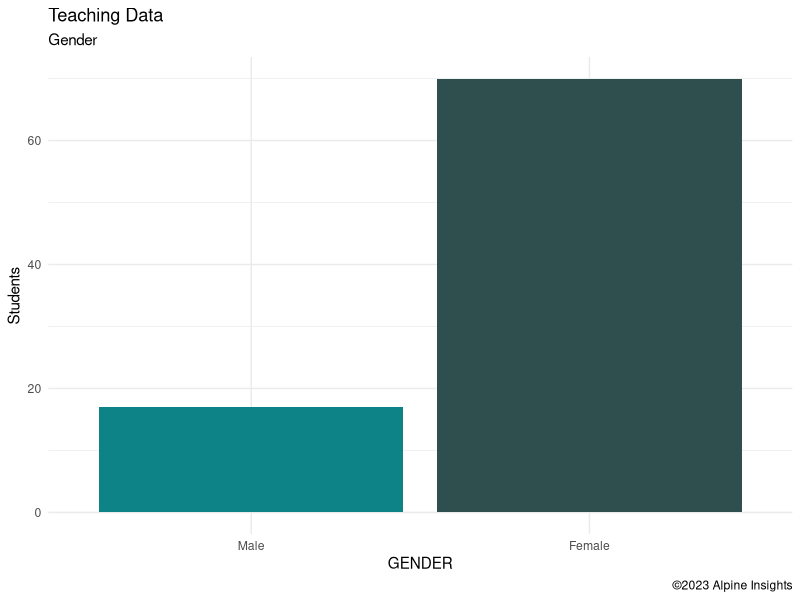
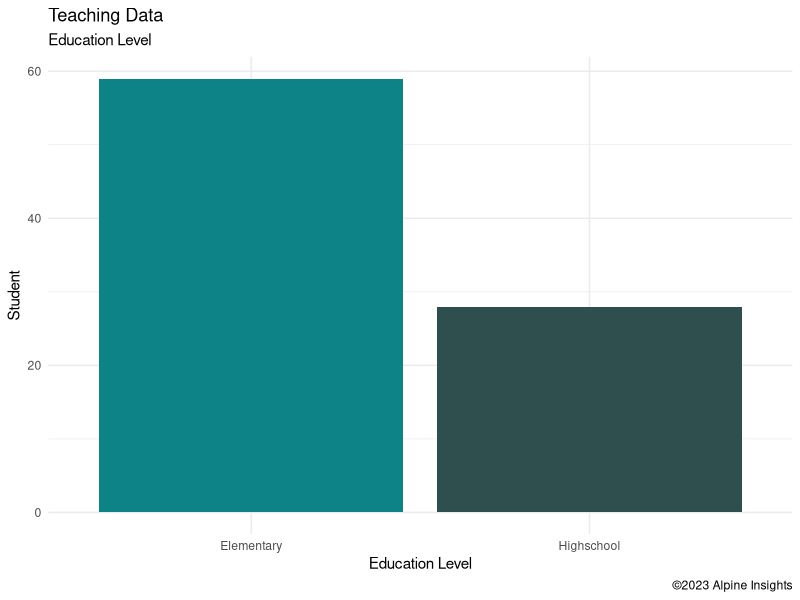
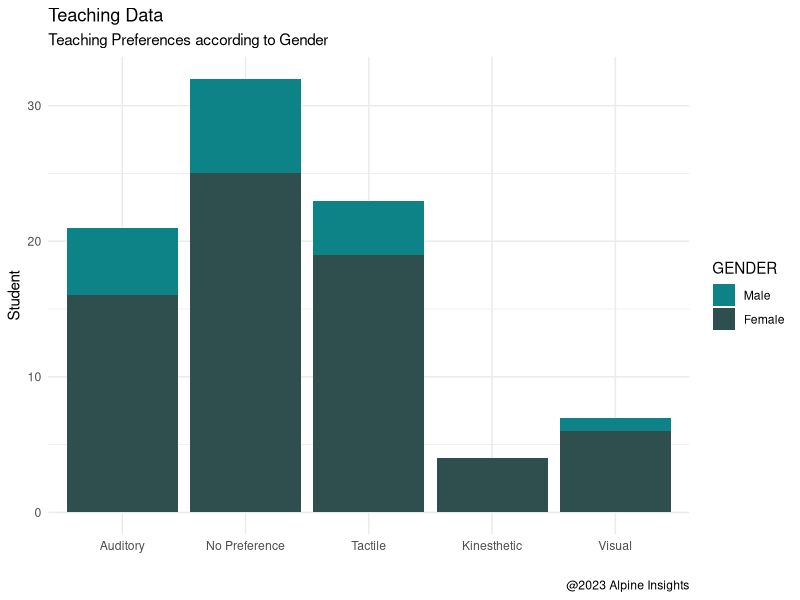
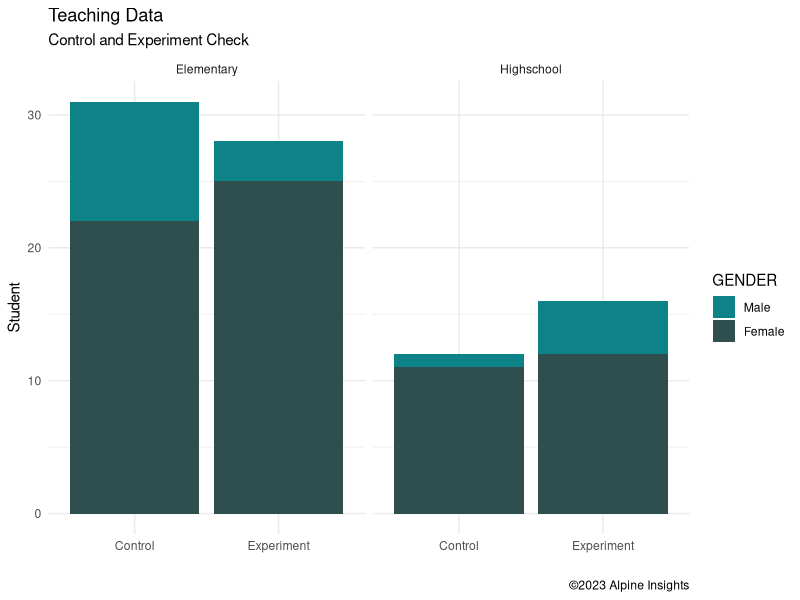
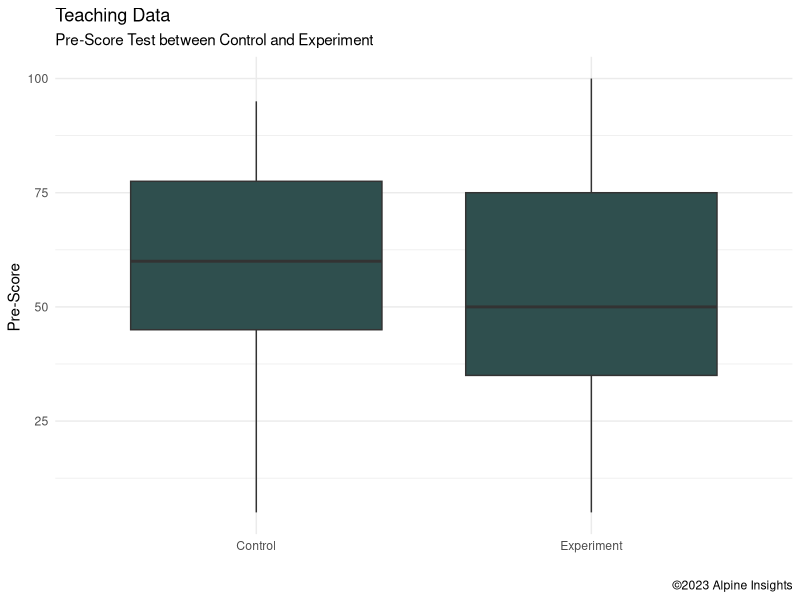
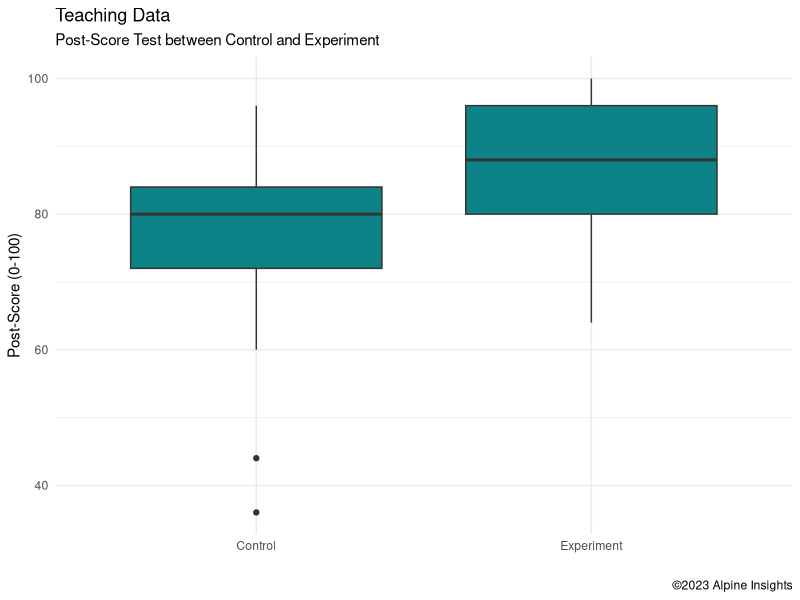
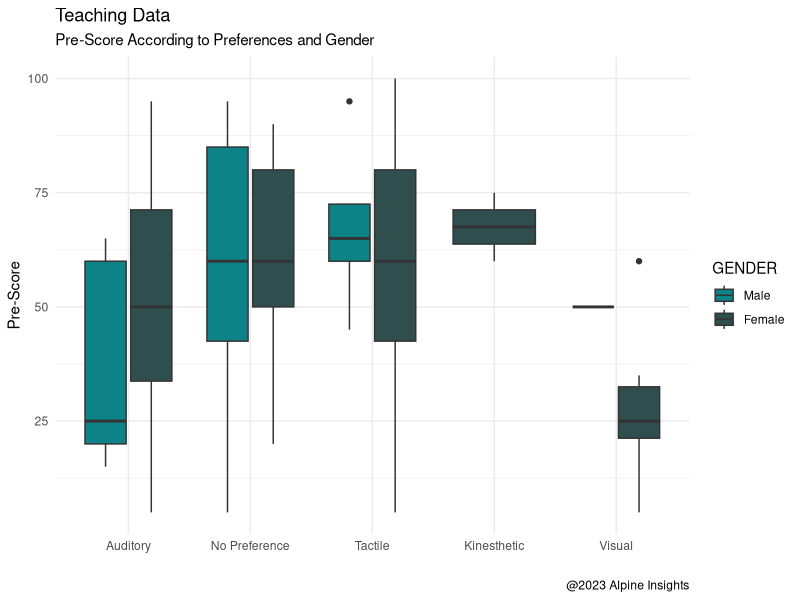
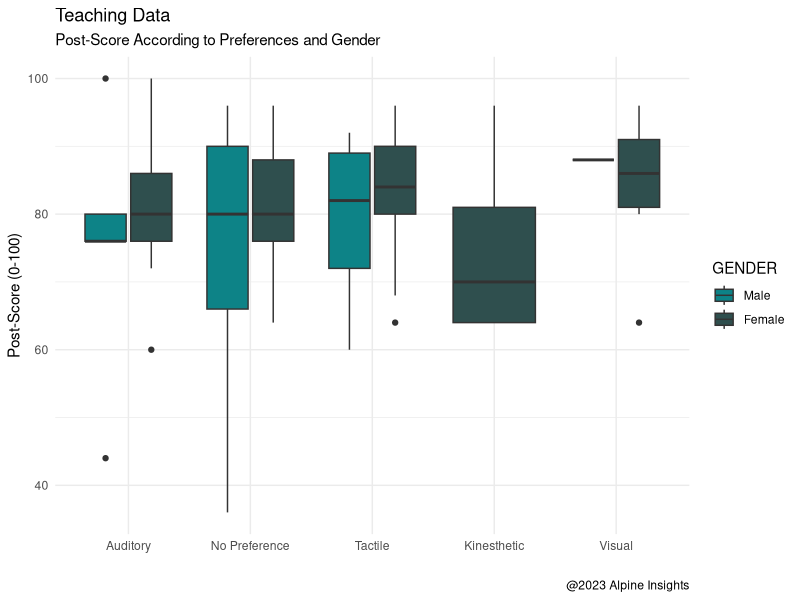

Here is the R script that generated these plots, in order:
## ---- chunk 1

knitr::opts_chunk$set(echo = TRUE, warning = FALSE,comment = FALSE, error = FALSE,options(scipen=999))
rm(list = ls())

## ---- chunk 2
library(tidyverse)
library(ggplot2)

# LOAD DATA
teaching <- readxl::read_excel('Bteaching.xls')
# CONVERT DATAFRAME
teaching <- data.frame(teaching)
# CHANGING LABELS AND FACTORS
teaching$GROUP <- factor(teaching$GROUP, level = c('C', 'E'), labels = c('Control', 'Experiment'))
teaching$GENDER <- factor(teaching$GENDER, level = c('M', 'F'), labels =  c('Male', 'Female'))
# Don't need this teaching$TAUGHT <- factor(ifelse(teaching$PREF == 'N' | teaching$GROUP == 'Control', 'TR', teaching$PREF), level = c('TR', 'A', 'T', 'K', 'V'), labels = c('Traditional', 'Auditory', 'Tactile', 'Kinesthetic', 'Visual'))
teaching$PREF <- factor(teaching$PREF, level = c('A', 'N', 'T', 'K', 'V'), labels = c('Auditory', 'No Preference', 'Tactile', 'Kinesthetic', 'Visual')) # get understandable labels
teaching$SLEVEL <- factor(teaching$SLEVEL, level = c('E', 'H'), labels = c('Elementary', 'Highschool'))


## ---- chunk 3

ggplot(teaching) +
 aes(x = GENDER, fill = GENDER) +
 geom_bar() +
 scale_fill_manual(values = c(Male = "#0D8387", 
Female = "#2F4F4E")) +
 labs(y = "Students", title = "Teaching Data", subtitle = "Gender ", caption = "©2023 Alpine Insights") +
 theme_minimal() + theme(legend.position = "none")     

## ---- chunk 4

ggplot(teaching) +
 aes(x = SLEVEL, fill = SLEVEL) +
 geom_bar() +
 scale_fill_manual(values = c(Elementary = "#0D8387", 
Highschool = "#2F4F4E")) +
 labs(y = "Student", title = "Teaching Data", subtitle = "Education Level ", caption = "©2023 Alpine Insights") +
 theme_minimal() + theme(legend.position = "none")  + xlab("Education Level")

## ---- chunk 5

ggplot(teaching) +
 aes(x = PREF, fill = GENDER) +
 geom_bar() +
 scale_fill_manual(values = c(Male = "#0D8387", 
Female = "#2F4F4E")) +
 labs(x = "TEACHING PREFERENCES", y = "Student", title = "Teaching Data", subtitle = "Teaching Preferences according to Gender",
 caption = "@2023 Alpine Insights", fill = "GENDER") +
 theme_minimal()+ xlab("") 

## ---- chunk 6

ggplot(teaching) +
 aes(x = GROUP, fill = GENDER) +
 geom_bar() +
 scale_fill_manual(values = c(Male = "#0D8387", 
Female = "#2F4F4E")) +
 labs(y = "Student", title = "Teaching Data", subtitle = "Control and Experiment Check", 
 caption = "©2023 Alpine Insights") +
 theme_minimal() +
 facet_wrap(vars(SLEVEL))+ xlab("") 

## ---- chunk 7

ggplot(teaching) +
 aes(x = GROUP, y = PRE) +
 geom_boxplot(fill = "#2F4F4E") +
 labs(x = "GROUP", y = "Pre-Score ", 
 title = "Teaching Data", subtitle = "Pre-Score Test between Control and Experiment", caption = "©2023 Alpine Insights") +
 theme_minimal() + xlab("") 

ggplot(teaching) +
 aes(x = GROUP, y = POST) +
 geom_boxplot(fill = "#0D8387") +
 labs(x = "GROUP", y = "Post-Score (0-100)", 
 title = "Teaching Data", subtitle = "Post-Score Test between Control and Experiment", caption = "©2023 Alpine Insights") +
 theme_minimal()+ xlab("") 


## ---- chunk 8

ggplot(teaching) +
 aes(x = PREF, y = PRE, fill = GENDER) +
 geom_boxplot() +
 scale_fill_manual(values = c(Male = "#0D8387", 
Female = "#2F4F4E")) +
 labs(y = "Pre-Score", title = "Teaching Data", subtitle = "Pre-Score According to Preferences and Gender", 
 caption = "@2023 Alpine Insights") +
 theme_minimal()+ xlab("") 

ggplot(teaching) +
 aes(x = PREF, y = POST, fill = GENDER) +
 geom_boxplot() +
 scale_fill_manual(values = c(Male = "#0D8387", 
Female = "#2F4F4E")) +
 labs(y = "Post-Score (0-100)", title = "Teaching Data", subtitle = "Post-Score According to Preferences and Gender", 
 caption = "@2023 Alpine Insights") +
 theme_minimal()+ xlab("") 

## ---- chunk 9


ggplot(teaching) +
 aes(x = SESSION, y = POST, fill = GROUP) +
 geom_boxplot() +
 scale_fill_manual(values = c(Control = "#0D8387", 
Experiment = "#2F4F4E")) +
 labs(y = "Post-Score (0-100)", title = "Data Teaching", subtitle = "Post-Score according to Session and Group", 
 caption = "@2023 Alpine Insights") +
 theme_minimal() +
 facet_wrap(vars(GROUP)) + theme(legend.position = "none") 


## ---- chunk 10


ggplot(teaching) +
 aes(x = GENDER, y = ATT, fill = GROUP) +
 geom_boxplot() +
 scale_fill_manual(values = c(Control = "#0D8387", 
Experiment = "#2F4F4E")) +
 labs(y = "Attitude Score (0-60)", title = "Teaching Data", subtitle = "Attitude Score across Gender and Group", 
 caption = "@2023 Alpine Insights") +
 theme_minimal() +
 facet_wrap(vars(GROUP)) + theme(legend.position = "none") 
